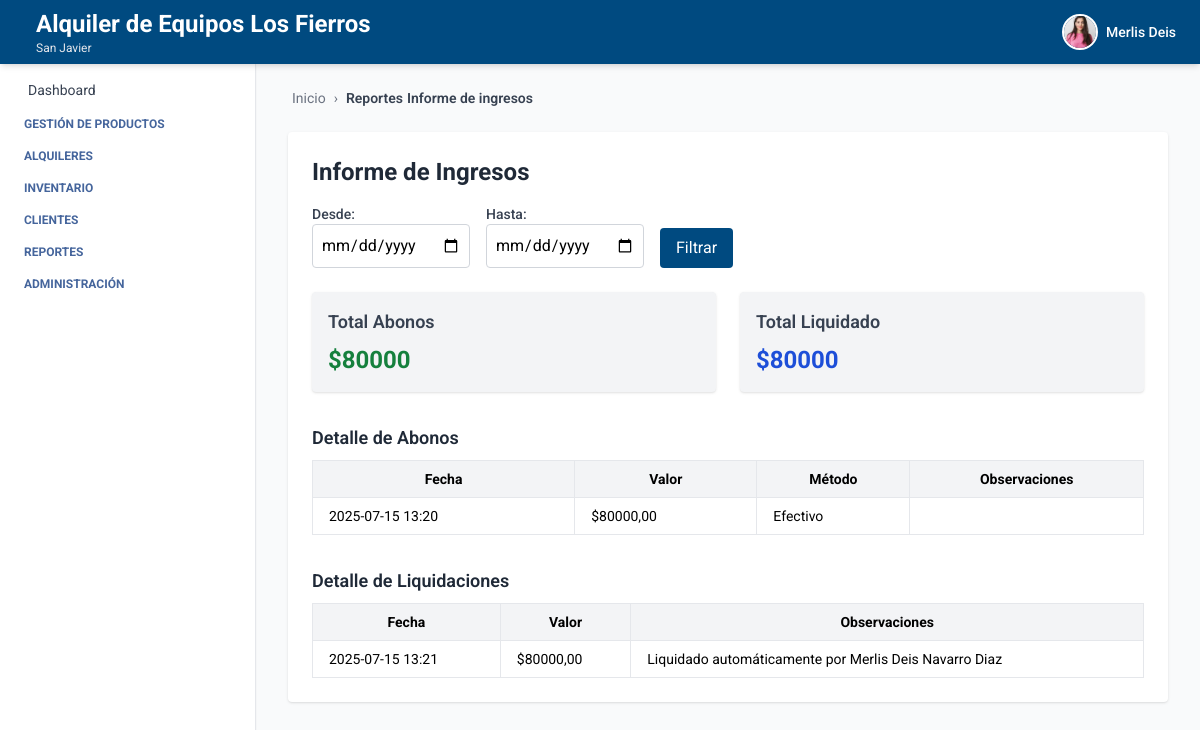
Before: /reportes/informe-ingresos/ (signed in) with the older database file.
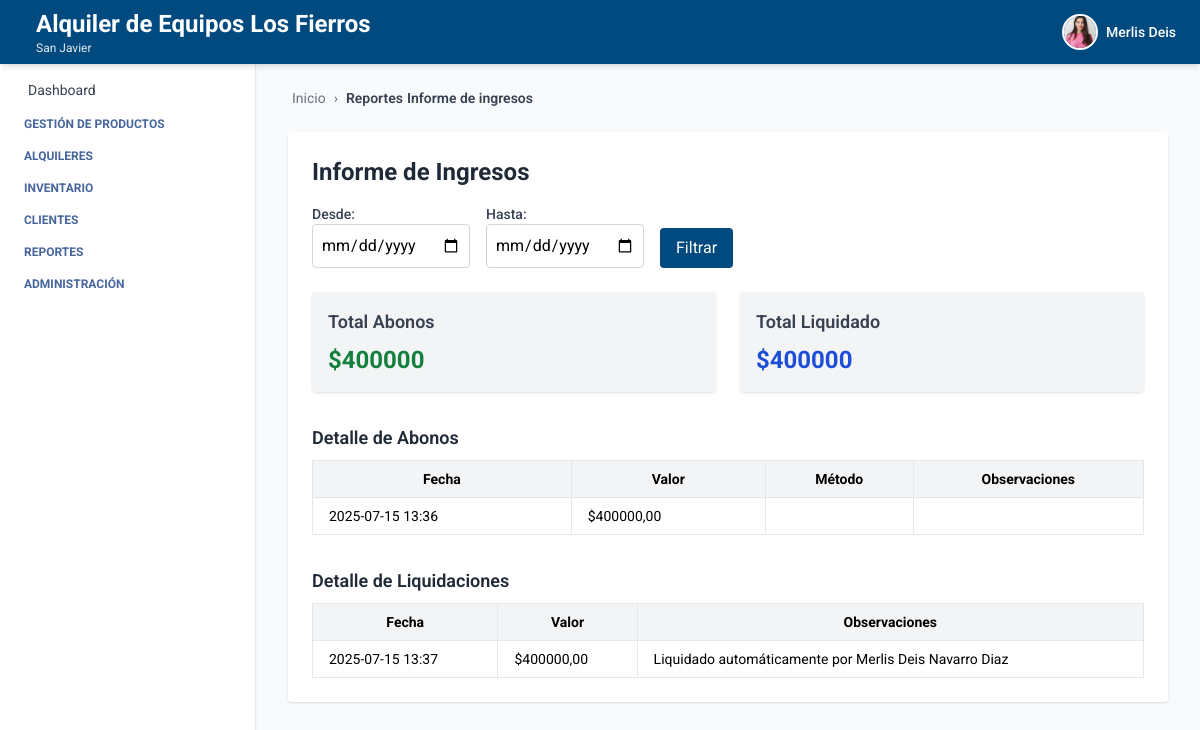
After: the same page with the newer database file.
### alquiler/models.py (models this page shows, shortened)
class AbonoAlquiler(models.Model):
    alquiler = models.ForeignKey('Alquiler', on_delete=models.CASCADE, related_name='abonos')
    fecha = models.DateTimeField(auto_now_add=True)
    valor = models.DecimalField(max_digits=10, decimal_places=2)
    metodo_pago = models.CharField(max_length=50, blank=True)
    observaciones = models.TextField(blank=True)
    registrado_por = models.ForeignKey(settings.AUTH_USER_MODEL, on_delete=models.SET_NULL, null=True)

class LiquidacionAlquiler(models.Model):
    alquiler = models.OneToOneField('Alquiler', on_delete=models.CASCADE, related_name='liquidacion')
    fecha = models.DateTimeField(auto_now_add=True)
    total_liquidado = models.DecimalField(max_digits=10, decimal_places=2)
    observaciones = models.TextField(blank=True)
    liquidado_por = models.ForeignKey(settings.AUTH_USER_MODEL, on_delete=models.SET_NULL, null=True)

### reporte/views.py (the view)
# urls.py: path('informe-ingresos/', views.informe_ingresos, name='informe_ingresos'),
@login_required
def informe_ingresos(request):
    fecha_inicio = request.GET.get('fecha_inicio')
    fecha_fin = request.GET.get('fecha_fin')
    abonos = AbonoAlquiler.objects.all()
    liquidaciones = LiquidacionAlquiler.objects.all()
    if fecha_inicio and fecha_fin:
        abonos = abonos.filter(fecha__range=[fecha_inicio, fecha_fin])
        liquidaciones = liquidaciones.filter(fecha__range=[fecha_inicio, fecha_fin])
    total_abonos = abonos.aggregate(total=Sum('valor'))['total'] or 0
    total_liquidado = liquidaciones.aggregate(total=Sum('total_liquidado'))['total'] or 0
    return render(request, 'informe_ingresos.html', {
        'abonos': abonos,
        'liquidaciones': liquidaciones,
        'total_abonos': total_abonos,
        'total_liquidado': total_liquidado,
        'fecha_inicio': fecha_inicio,
        'fecha_fin': fecha_fin,
        'breadcrumb_items': [
            ("Reportes", None),
            ("Informe de ingresos", None)
        ]
    })

### reporte/templates/informe_ingresos.html
{% extends 'index.html' %}
{% block breadcrumb %}
  {% include 'breadcrumb.html' with home='/' breadcrumbs=breadcrumb_items %}
{% endblock %}
{% block content %}
<div class="max-w-6xl mx-auto mt-6 bg-white p-6 rounded shadow">
  <h2 class="text-2xl font-bold text-gray-800 mb-4">Informe de Ingresos</h2>
  <form method="get" class="flex flex-wrap items-end gap-4 mb-6">
    <div>
      <label class="block text-sm font-medium text-gray-700">Desde:</label>
      <input type="date" name="fecha_inicio" value="{{ fecha_inicio }}" class="border border-gray-300 rounded p-2 w-full" />
    </div>
    <div>
      <label class="block text-sm font-medium text-gray-700">Hasta:</label>
      <input type="date" name="fecha_fin" value="{{ fecha_fin }}" class="border border-gray-300 rounded p-2 w-full" />
    </div>
    <button type="submit" class="bg-[var(--primary-color)] text-white px-4 py-2 rounded">Filtrar</button>
  </form>
  <div class="grid grid-cols-1 md:grid-cols-2 gap-6 mb-6">
    <div class="bg-gray-100 p-4 rounded shadow">
      <h3 class="text-lg font-semibold mb-2 text-gray-700">Total Abonos</h3>
      <p class="text-2xl font-bold text-green-700">${{ total_abonos }}</p>
    </div>
    <div class="bg-gray-100 p-4 rounded shadow">
      <h3 class="text-lg font-semibold mb-2 text-gray-700">Total Liquidado</h3>
      <p class="text-2xl font-bold text-blue-700">${{ total_liquidado }}</p>
    </div>
  </div>
  <h3 class="text-lg font-semibold mt-8 mb-2 text-gray-800">Detalle de Abonos</h3>
  <table class="min-w-full text-sm border">
    <thead class="bg-gray-100">
      <tr>
        <th class="px-4 py-2 border">Fecha</th>
        <th class="px-4 py-2 border">Valor</th>
        <th class="px-4 py-2 border">Método</th>
        <th class="px-4 py-2 border">Observaciones</th>
      </tr>
    </thead>
    <tbody>
      {% for abono in abonos %}
      <tr class="hover:bg-gray-50">
        <td class="px-4 py-2 border">{{ abono.fecha|date:"Y-m-d H:i" }}</td>
        <td class="px-4 py-2 border">${{ abono.valor }}</td>
        <td class="px-4 py-2 border">{{ abono.metodo_pago }}</td>
        <td class="px-4 py-2 border">{{ abono.observaciones }}</td>
      </tr>
      {% empty %}
      <tr>
        <td colspan="4" class="text-center py-4 text-gray-500">Sin registros.</td>
      </tr>
      {% endfor %}
    </tbody>
  </table>
  <h3 class="text-lg font-semibold mt-8 mb-2 text-gray-800">Detalle de Liquidaciones</h3>
  <table class="min-w-full text-sm border">
    <thead class="bg-gray-100">
      <tr>
        <th class="px-4 py-2 border">Fecha</th>
        <th class="px-4 py-2 border">Valor</th>
        <th class="px-4 py-2 border">Observaciones</th>
      </tr>
    </thead>
    <tbody>
      {% for liq in liquidaciones %}
      <tr class="hover:bg-gray-50">
        <td class="px-4 py-2 border">{{ liq.fecha|date:"Y-m-d H:i" }}</td>
        <td class="px-4 py-2 border">${{ liq.total_liquidado }}</td>
        <td class="px-4 py-2 border">{{ liq.observaciones }}</td>
      </tr>
      {% empty %}
      <tr>
        <td colspan="3" class="text-center py-4 text-gray-500">Sin registros.</td>
      </tr>
      {% endfor %}
    </tbody>
  </table>
</div>
{% endblock %}

Changed rows visible on the page:
removed AbonoAlquiler: fecha "2025-07-15 13:20", valor "80000,00", metodo_pago "Efectivo"
removed LiquidacionAlquiler: fecha "2025-07-15 13:21", total_liquidado "80000,00", observaciones "Liquidado automáticamente por Merlis Deis Navarro Diaz"
added AbonoAlquiler: fecha "2025-07-15 13:36", valor "400000,00"
added LiquidacionAlquiler: fecha "2025-07-15 13:37", total_liquidado "400000,00", observaciones "Liquidado automáticamente por Merlis Deis Navarro Diaz"
Other visible differences:
{{ total_abonos }}: "80000" → "400000"
{{ total_liquidado }}: "80000" → "400000"
